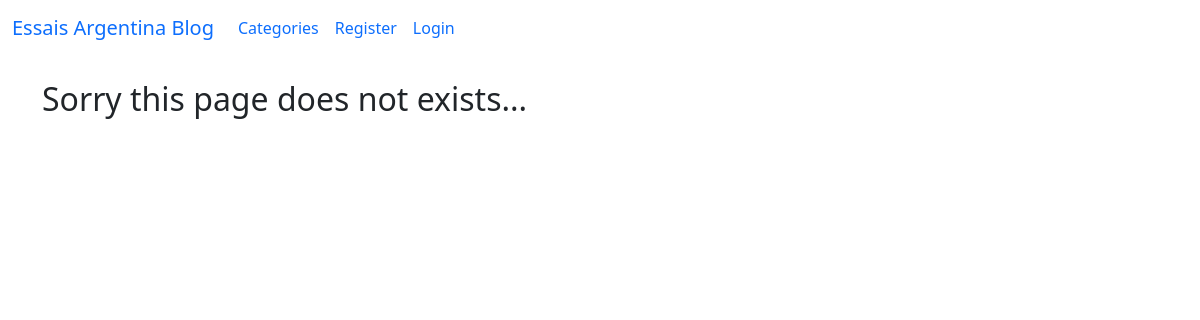
The page /category/coding/ on the database as committed earlier.
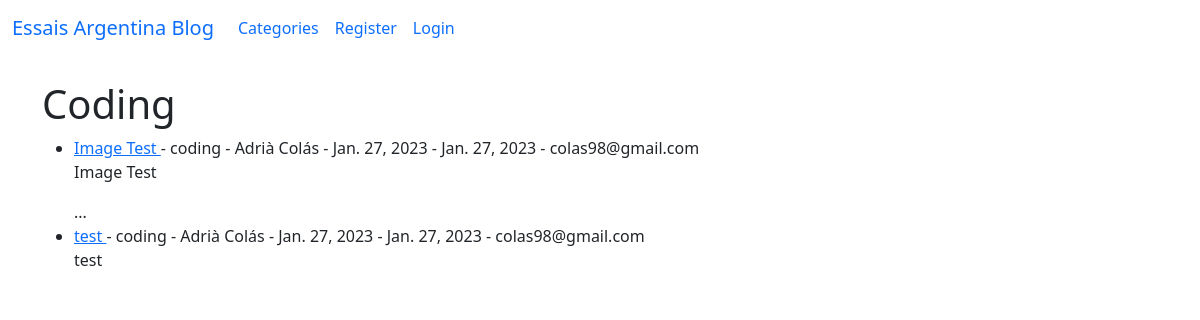
The same page on the database as committed later.
### theblog/models.py (models this page shows, shortened)
class Post(models.Model):
    title = models.CharField(max_length=255)
    header_image = models.ImageField(null=True, blank=True, upload_to = "images/")
    title_tag = models.CharField(max_length=255)
    author = models.ForeignKey(User, on_delete=models.CASCADE)
    body = RichTextField(blank=True, null=True)
    post_date = models.DateField(auto_now_add=True)
    first_post_date = models.DateField(default = date.today())
    category = models.CharField(max_length= 255, default='uncategorized')
    snippet = models.CharField(max_length= 255)
    likes = models.ManyToManyField(User, related_name = 'blog_posts')

### theblog/views.py (the view)
# urls.py: path('category/<str:cats>/', CategoryView, name='category'),
def CategoryView(request, cats):
    category_posts = Post.objects.filter(category=cats.replace('-', ' '))
    return render(request, 'categories.html', {'cats' : cats.title().replace('-', ' '), 'category_posts' : category_posts})

### theblog/templates/categories.html (shortened to what this page needs)
{% extends 'base.html' %}
{% block content %}
{% if category_posts %}
    <h1>{{ cats }}</h1>
    <ul>
    {% for post in category_posts %}
                <li><a href="{% url 'article-detail' post.pk %}"> {{ post.title }} </a>
            - {{ post.category }}
            - {{ post.author.first_name }}
            {{post.author.last_name}} -
            {{post.post_date}} -
            {{post.first_post_date}} -
             {{post.author.email}}<br/>
            {{ post.body|slice:"200" | safe}}...
        </li>
    {% endfor %}
{% else %}
    <h2> Sorry this page does not exists... </h2>
{% endif %}
{% endblock %}

Rows that differ between the two databases and show on the page:
added Post: title "Image Test", category "coding", author.first_name "Adrià", author.last_name "Colás", post_date "Jan. 27, 2023", first_post_date "Jan. 27, 2023", author.email "colas98@gmail.com", body "Image Test"
added Post: title "test", category "coding", author.first_name "Adrià", author.last_name "Colás", post_date "Jan. 27, 2023", first_post_date "Jan. 27, 2023", author.email "colas98@gmail.com", body "test"
Other text that changed with them:
{{ cats }}: (not shown) → "Coding"
text no longer shown: "Sorry this page does not exists..."
